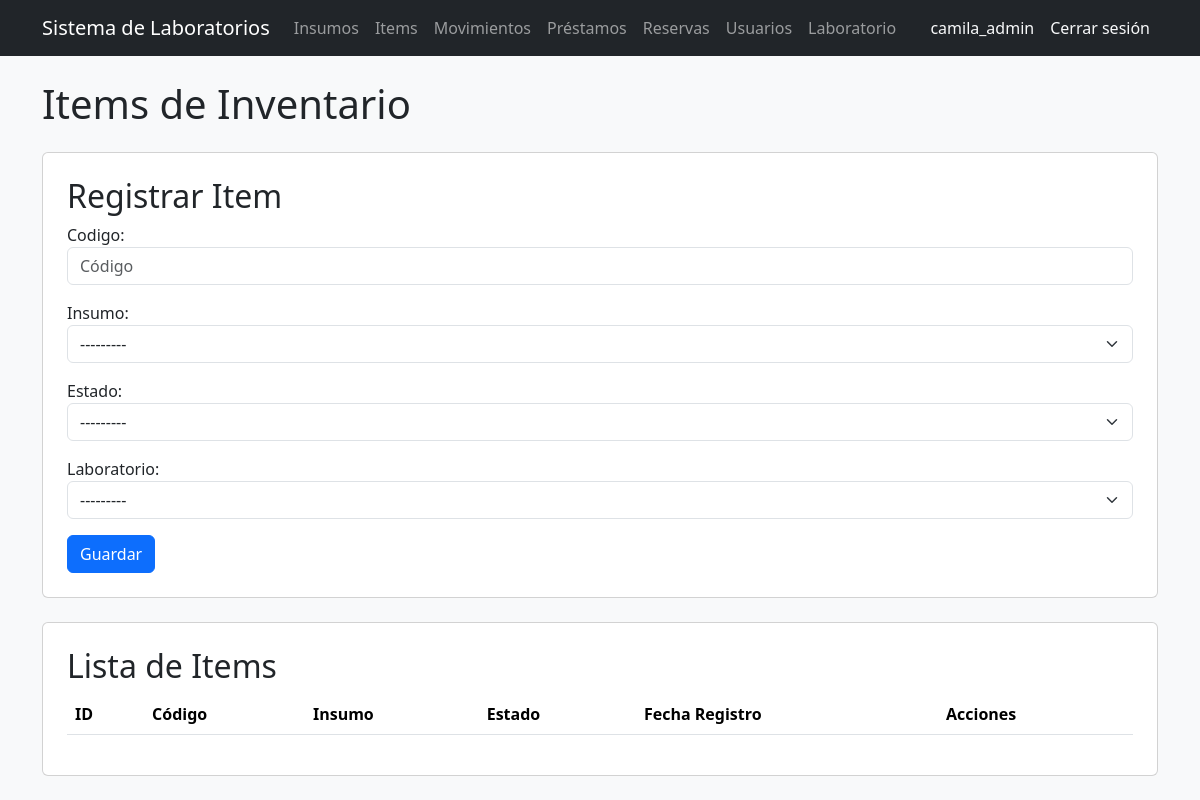
Before: /inventario/items/ (signed in) with the older database file.
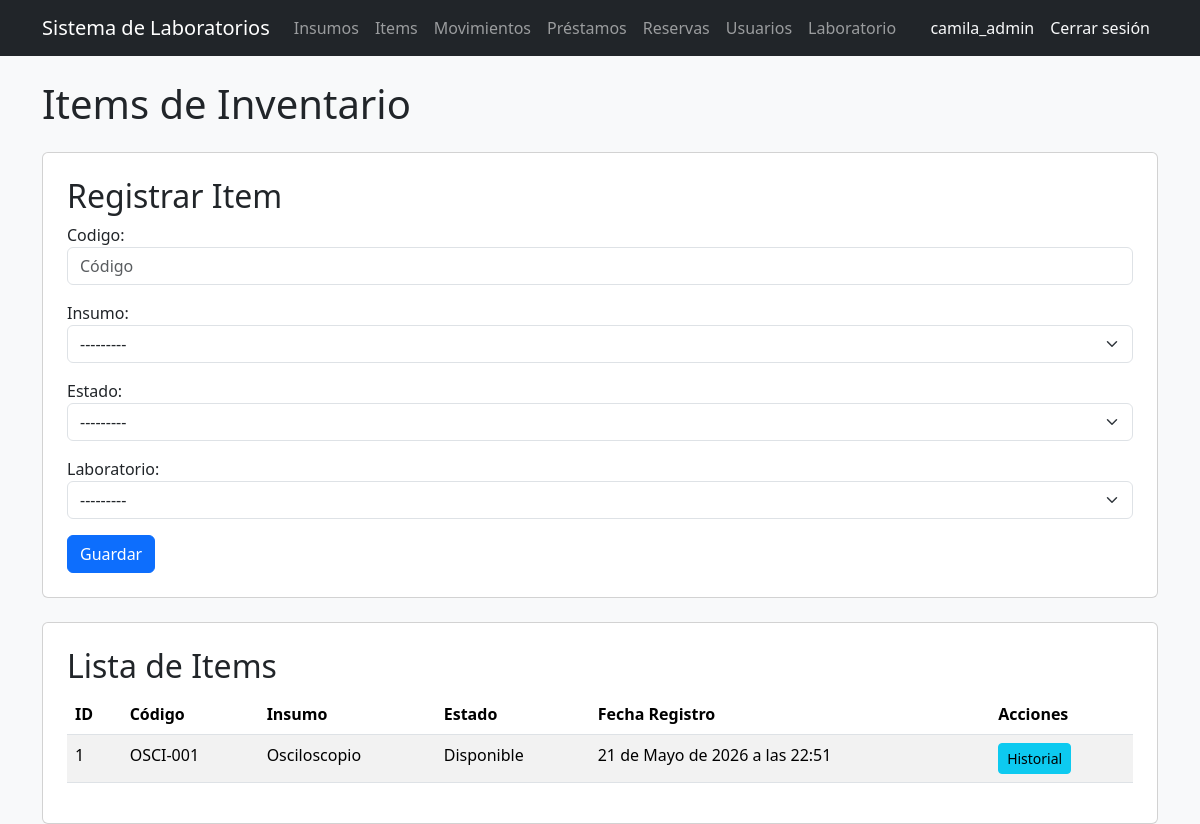
After: the same page with the newer database file.
### users/models.py (models this page shows, shortened)
class Usuario(AbstractUser):
    codigo = models.CharField(max_length=50, unique=True, blank=True)
    programa = models.CharField(max_length=100, blank=True)
    rol = models.ForeignKey(
        Rol,
        on_delete=models.CASCADE,
        null=True,
        blank=True
    )

### inventario/models.py (models this page shows, shortened)
class ItemInventario(models.Model):
    codigo = models.CharField(max_length=50, unique=True)
    insumo = models.ForeignKey(
        Insumo,
        on_delete=models.CASCADE,
        related_name='items'
    )
    estado = models.ForeignKey(
        EstadoItem,
        on_delete=models.CASCADE
    )
    laboratorio = models.ForeignKey(
        'laboratorio.Laboratorio',
        on_delete=models.SET_NULL,
        null=True,
        blank=True
    )
    fecha_registro = models.DateTimeField(auto_now_add=True)
    updated_by = models.ForeignKey(
        'users.Usuario',
        on_delete=models.CASCADE,
        null=True,
        blank=True
    )

class Insumo(models.Model):
    nombre = models.CharField(
        max_length=100,
        unique=True
    )
    descripcion = models.TextField(
        blank=False
    )
    marca = models.CharField(
        max_length=100,
        blank=True
    )
    stock_minimo = models.IntegerField(default=0)
    estado = models.ForeignKey(
        EstadoInsumo,
        on_delete=models.SET_NULL,
        null=True,
        blank=True
    )
    def __str__(self):
        return self.nombre

class EstadoItem(models.Model):
    nombre = models.CharField(max_length=50)
    def __str__(self):
        return self.nombre

### inventario/views.py (the view)
# urls.py: path('items/', items_inventario),
@rol_requerido('Administrador', 'Encargado')
def items_inventario(request):
    if request.method == 'POST':
        form = ItemInventarioForm(request.POST)
        if form.is_valid():
            item = form.save(commit=False)
            item.updated_by = request.user
            item.save()
            return redirect('/inventario/items/')
    else:
        form = ItemInventarioForm()
    items = ItemInventario.objects.all()
    return render(
        request,
        'inventario/items.html',
        {
            'form': form,
            'items': items
        }
    )

### inventario/forms.py
class ItemInventarioForm(forms.ModelForm):
    class Meta:
        model = ItemInventario
        fields = [
            'codigo',
            'insumo',
            'estado',
            'laboratorio'
        ]
        widgets = {
            'codigo': forms.TextInput(
                attrs={
                    'class': 'form-control',
                    'placeholder': 'Código'
                }
            ),
            'insumo': forms.Select(
                attrs={
                    'class': 'form-select'
                }
            ),
            'estado': forms.Select(
                attrs={
                    'class': 'form-select'
                }
            ),
            'laboratorio': forms.Select(
                attrs={
                    'class': 'form-select'
                }
            )
        }

### laboratorio/models.py (called while the page is built)
    def __str__(self):
        return self.nombre

### inventario/templates/inventario/items.html (shortened to what this page needs)
{% extends 'inventario/base.html' %}
{% block contenido %}
<h1 class="mb-4">
    Items de Inventario
</h1>
<div class="card p-4 mb-4">
    <h2>Registrar Item</h2>
    <form method="POST">
        {{ form.as_p }}
        <button
            type="submit"
            class="btn btn-primary"
        >
            Guardar
        </button>
    </form>
</div>
<div class="card p-4">
    <h2>Lista de Items</h2>
    <table class="table table-striped">
        <thead>
            <tr>
                <th>ID</th>
                <th>Código</th>
                <th>Insumo</th>
                <th>Estado</th>
                <th>Fecha Registro</th>
                <th>Acciones</th>
            </tr>
        </thead>
        <tbody>
            {% for item in items %}
            <tr>
                <td>{{ item.id }}</td>
                <td>{{ item.codigo }}</td>
                <td>{{ item.insumo.nombre }}</td>
                <td>{{ item.estado.nombre }}</td>
                <td>{{ item.fecha_registro }}</td>
                <td>
                    <a
                        href="/inventario/items/{{ item.id }}/historial/"
                        class="btn btn-info btn-sm"
                    >
                        Historial
                    </a>
                </td>
            </tr>
            {% endfor %}
        </tbody>
    </table>
</div>
{% endblock %}

### inventario/templates/inventario/base.html
{% extends 'base_general.html' %}

### templates/base_general.html (shortened to what this page needs)
<!DOCTYPE html>
<html lang="es">
<head>
    <link
        href="https://cdn.jsdelivr.net/npm/bootstrap@5.3.3/dist/css/bootstrap.min.css"
        rel="stylesheet"
    >
</head>
<body class="bg-light">
    <nav class="navbar navbar-expand-lg navbar-dark bg-dark">
    <div class="container">
        <a class="navbar-brand" href="/">Sistema de Laboratorios</a>
        <div class="navbar-nav">
    {% if user.rol.nombre == 'Administrador' %}
        <a class="nav-link" href="/inventario/">Insumos</a>
        <a class="nav-link" href="/inventario/items/">Items</a>
        <a class="nav-link" href="/inventario/movimientos/">Movimientos</a>
        <a class="nav-link" href="/prestamos/">Préstamos</a>
        <a class="nav-link" href="/reservas/">Reservas</a>
        <a class="nav-link" href="/usuarios/">Usuarios</a>
        <a class="nav-link" href="/laboratorio/">Laboratorio</a>
    {% elif user.rol.nombre == 'Encargado' %}
        <a class="nav-link" href="/inventario/items/">Items</a>
        <a class="nav-link" href="/inventario/movimientos/">Movimientos</a>
        <a class="nav-link" href="/prestamos/">Préstamos</a>
        <a class="nav-link" href="/reservas/">Reservas</a>
        <a class="nav-link" href="/laboratorio/">Laboratorio</a>
    {% elif user.rol.nombre == 'Docente' %}
        <a class="nav-link" href="/reservas/">Reservas</a>
        <a class="nav-link" href="/prestamos/">Préstamos</a>
    {% elif user.rol.nombre == 'Estudiante' %}
        <a class="nav-link" href="/reservas/">Reservas</a>
    {% endif %}
</div>
        <div class="navbar-nav ms-auto">
    {% if user.is_authenticated %}
    <span class="nav-link text-light">{{ user.username }}</span>
    <form method="POST" action="/logout/">
        <button type="submit" class="btn btn-link nav-link text-light">
            Cerrar sesión
        </button>
    </form>
    {% endif %}
</div>
</nav>
    <div class="container mt-4">
        {% block contenido %}
        {% endblock %}
    </div>
</body>
</html>

Changed rows visible on the page:
added ItemInventario: id "1", codigo "OSCI-001", insumo.nombre "Osciloscopio", estado.nombre "Disponible", fecha_registro "21 de Mayo de 2026 a las 22:51"
